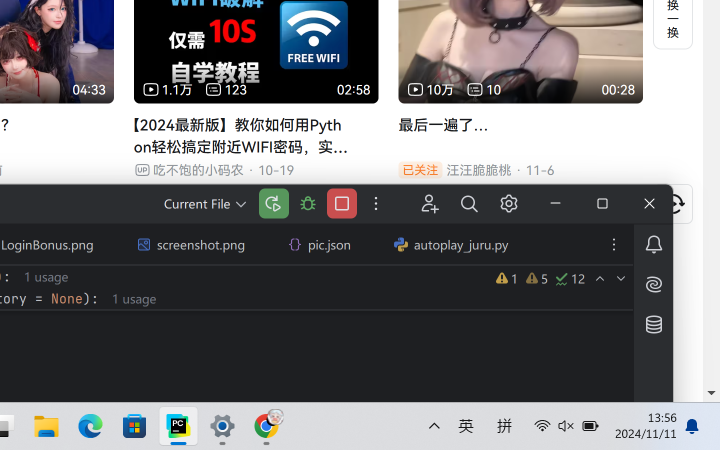
#> input picture pic/screenshot.png, 1440 x 900 px, found by its file name (shown at 1/2 size)
$ python OpenCVClick.py
#> lines starting #> are read from the running program, lines starting #| are printed output that depends on the picture; long printed decimals are rounded
import time
import cv2
import pyautogui
import os


class OpenCVClick:
    def __init__(self, screenshot_dir="./pic", screenshot_name="screenshot.png"):
        self.screenshot_dir = screenshot_dir
        self.screenshot_path = os.path.join(screenshot_dir, screenshot_name)
        os.makedirs(self.screenshot_dir, exist_ok=True)

    def capture_screenshot(self, region=None):
        """
        截取屏幕指定区域的截图。
        :param region: 截图区域 (x, y, w, h)，默认为全屏
        :return: 截图路径，如果截图失败则返回 None
        """
        try:
            pyautogui.screenshot(region=region).save(self.screenshot_path)
            return self.screenshot_path
        except Exception as e:
            print(f"截图失败: {e}")
            return None

    def find_template_center(self, img_model_path, region=None, confidence_threshold=0.9):
        """
        在指定区域内匹配模板图片，并返回中心坐标。
        :param img_model_path: 模板图片路径
        :param region: 截图区域 (x, y, w, h)，默认为全屏
        :param confidence_threshold: 匹配的置信度阈值
        :return: 匹配区域的中心坐标（元组形式），匹配失败返回 None
        """
#> called with img_model_path = '../pic/terminal.png', confidence_threshold = 0.8
        screenshot_path = self.capture_screenshot(region)
        if not screenshot_path:
            return None

        # 读取截图和模板图片
        img = cv2.imread(screenshot_path)
#> img is the input picture: shape (900, 1440, 3); mean B, G, R 117.3, 115.1, 115.8
        img_template = cv2.imread(img_model_path)
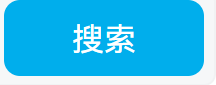
#> input picture pic/terminal.png, 216 x 85 px
#> img_template is the input picture: shape (85, 216, 3); mean B, G, R 239, 191.1, 56.8

        if img is None or img_template is None:
            print(f"未能加载图像: {'截图' if img is None else '模板'}")
            return None

        # 模板匹配
        result = cv2.matchTemplate(img, img_template, cv2.TM_CCOEFF_NORMED)
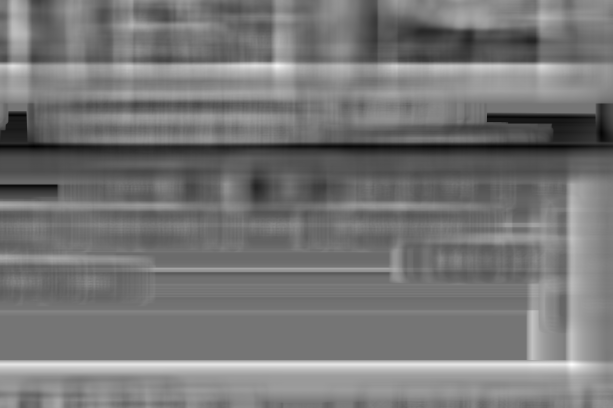
#> result: shape (816, 1225) float32 (shown at 1/2 size); min -0.487, max 0.57, mean 0.00449; drawn with min black and max white
        _, max_val, _, max_loc = cv2.minMaxLoc(result)
#> max_val = 0.57; max_loc = (1142, 728)

        # 检查置信度是否达到阈值
        if max_val < confidence_threshold:
            print(f"匹配置信度不足（{max_val} < {confidence_threshold}），未找到目标")
#| 匹配置信度不足（0.5698 < 0.8），未找到目标
            return None

        # 计算匹配区域的中心坐标
        height, width = img_template.shape[:2]
        center_x = max_loc[0] + width // 2
        center_y = max_loc[1] + height // 2
        if region:
            center_x += region[0]
            center_y += region[1]

        center_avg = (center_x, center_y)
        print(f"找到目标，中心坐标为: {center_avg}")
        return center_avg

    def auto_click(self, coordinates):
        """
        点击指定的坐标。
        :param coordinates: 坐标元组
        """
        if coordinates:
            pyautogui.click(coordinates[0], coordinates[1], button='left', duration=0.3)
            print(f"点击坐标: {coordinates}")
            time.sleep(0.5)
        else:
            print("坐标无效，未执行点击")

    def routine_click(self, img_model_path, name=None, region=None, confidence_threshold=0.8):
        """
        通用模板匹配和点击操作例程。
        :param img_model_path: 模板图片路径
        :param name: 操作名称（用于日志）
        :param region: 截图区域 (x, y, w, h)，默认为全屏
        :param confidence_threshold: 匹配的置信度阈值
        """
        coordinates = self.find_template_center(img_model_path, region=region, confidence_threshold=confidence_threshold)
        if coordinates:
            print(f"正在点击 {name}")
            self.auto_click(coordinates)
        else:
            print(f"未找到 {name}")


# 调用示例
if __name__ == "__main__":
    click_handler = OpenCVClick()
    click_handler.routine_click("../pic/terminal.png", '终端')
    click_handler.routine_click("../pic/terminal.png", '终端区域', region=(0, 240, 2800, 1400))
#| 匹配置信度不足（0.5698 < 0.8），未找到目标
